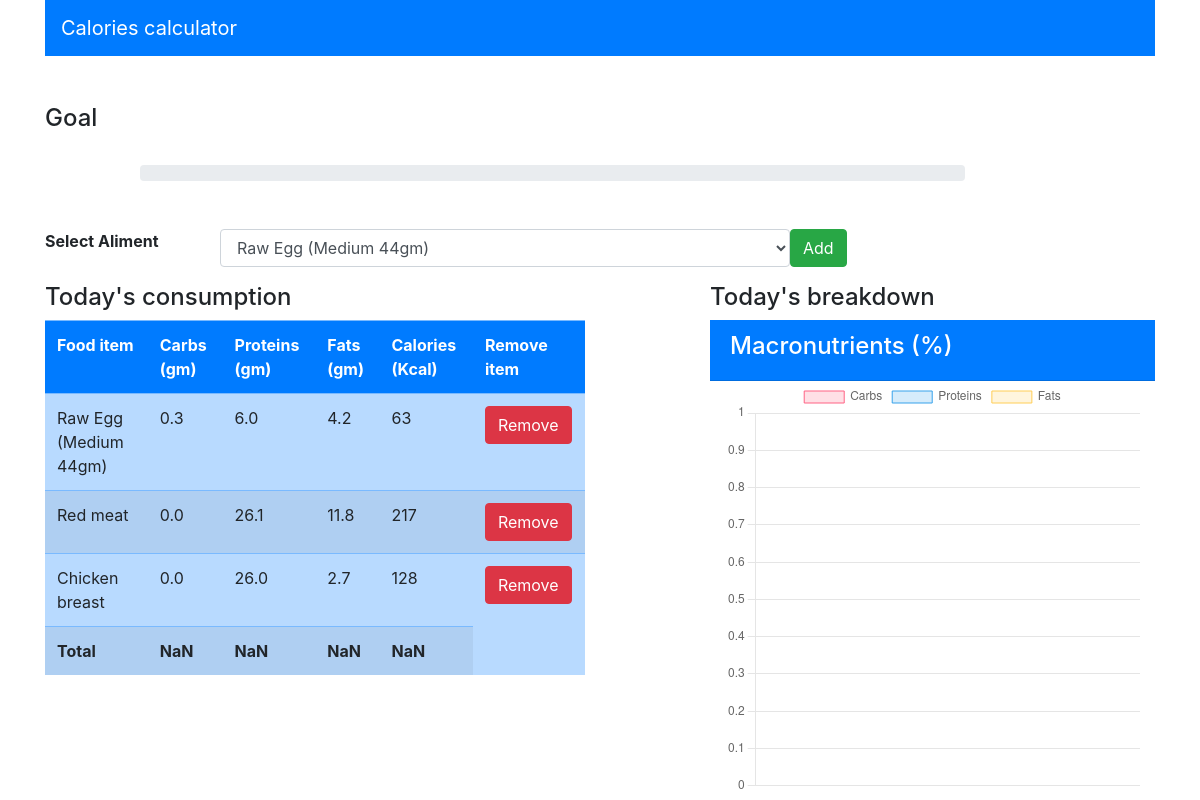
The app's page / (signed in) with its own data.
### calories_app/models.py (models this page shows, shortened)
class Consumption(models.Model):
    user = models.ForeignKey(User, on_delete=models.CASCADE)
    aliment = models.ForeignKey(Aliment, on_delete=models.CASCADE)

class Aliment(models.Model):
    name = models.CharField(max_length=100)
    carbs = models.FloatField()
    proteins = models.FloatField()
    fats = models.FloatField()
    calories = models.IntegerField()

### calories_app/views.py (the view)
# urls.py: path('', views.index, name='index'),
def index(request):
    if request.method == "POST":
        food_sel = request.POST['food_sel']
        aliment = Aliment.objects.get(name=food_sel)
        user = request.user
        consumption = Consumption(user=user, aliment = aliment)
        consumption.save()
    aliments_selected = Consumption.objects.filter(user=request.user)
    aliments = Aliment.objects.all()
    context = {'aliments': aliments, 'aliments_selected': aliments_selected}
    return render(request, 'calories_app/index.html', context)

### calories_app/templates/calories_app/index.html (shortened to what this page needs)
<!DOCTYPE html>
<html lang="en">
<head>
    <link rel="stylesheet" href="https://stackpath.bootstrapcdn.com/bootstrap/4.3.1/css/bootstrap.min.css">
</head>
<body>
    <div class="container">
        <div class="row">
            <div class="col-md-12">
                <nav class="navbar navbar-dark bg-primary">
                    <span class="navbar-brand">Calories calculator</span>
                </nav>
            </div>
        </div>
        <br><br>
        <h4>Goal</h4>
        <br>
        <div class="row">
            <div class="col-md-9 offset-1">
                <div class="progress">
                </div>
            </div>
        </div>
        <br><br>
        <div class="row">
            <div class="col-md-12">
                <form method="POST">
                    <div class="form-group row">
                        <label class="col-md-2">
                            <strong>
                            Select Aliment
                            </strong>
                        </label>
                        <select class="col-md-6 form-control" name="food_sel" id="food_sel">
                            {% for aliment in aliments %}
                            <option value="{{ aliment.name }}">{{ aliment.name }}</option>
                            {% endfor %}
                        </select>
                        <button class="btn btn-success" type="submit">Add</button>
                    </div>
                </form>
            </div>
        </div>
        <div class="row">
            <div class="col-md-6">
                <div>
                    <h4>Today's consumption</h4>
                </div>
                <table id="table" class="table table-striped table-primary">
                    <tr class="bg-primary text-white">
                        <th>Food item</th>
                        <th>Carbs (gm)</th>
                        <th>Proteins (gm)</th>
                        <th>Fats (gm)</th>
                        <th>Calories (Kcal)</th>
                        <th>Remove item</th>
                    </tr>
                    {% for al_sel in aliments_selected %}
                        <tr>
                            <td>{{ al_sel.aliment.name }}</td>
                            <td>{{ al_sel.aliment.carbs }}</td>
                            <td>{{ al_sel.aliment.proteins }}</td>
                            <td>{{ al_sel.aliment.fats }}</td>
                            <td>{{ al_sel.aliment.calories }}</td>
                            <td><a class="btn btn-danger" href="{% url 'delete_aliment' al_sel.id %}">Remove</a></td>
                        </tr>
                    {% endfor %}
                    <tr>
                        <td id="total"><strong>Total</strong></td>
                        <td id="totalCarbs"></td>
                        <td id="totalProteins"></td>
                        <td id="totalFats"></td>
                        <td id="totalCalories"></td>
                    </tr>
                </table>
            </div>
            <div class="col-md-5 offset-1">
                <div class="">
                    <h4>Today's breakdown</h4>
                </div>
                <div class="card-header text-white bg-primary">
                    <h4>Macronutrients (%)</h4>
                </div>
                <div class="col-md-12">
                    <canvas id="myChart" width="400" height="400"></canvas>
                </div>
            </div>
        </div>
    </div>
</body>
<script>
    var table = document.getElementById("table");
    var carbs=0, proteins=0, fats=0, calories=0;
    for(var i=1; i<table.rows.length-1; i++){
        carbs += parseFloat(table.rows[i].cells[1].innerHTML);
        proteins += parseFloat(table.rows[i].cells[2].innerHTML);
        fats += parseFloat(table.rows[i].cells[3].innerHTML);
        calories += parseInt(table.rows[i].cells[4].innerHTML);
    }
    document.getElementById("totalCarbs").innerHTML = '<strong>' + carbs.toFixed(2) + '</strong>';
    document.getElementById("totalProteins").innerHTML = '<strong>' + proteins.toFixed(2) + '</strong>';
    document.getElementById("totalFats").innerHTML = '<strong>' + fats.toFixed(2) + '</strong>';
    document.getElementById("totalCalories").innerHTML = '<strong>' + calories + '</strong>';
    var calPercent = (calories/2000) * 100
    document.getElementsByClassName("progress-bar")[0].setAttribute("style", "width:"+calPercent+"%")
    var total = carbs + proteins + fats
    var carbsPer = (carbs/total) * 100
    var proteinsPer = (proteins/total) * 100
    var fatsPer = (fats/total) * 100
    console.log(total)
    var ctx = document.getElementById('myChart').getContext('2d');
    var myChart = new Chart(ctx, {
        type: 'doughnut',
        data: {
            labels: ['Carbs', 'Proteins', 'Fats'],
            datasets: [{
                label: '% of macronutrients',
                data: [carbsPer, proteinsPer, fatsPer],
                backgroundColor: [
                    'rgba(255, 99, 132, 0.2)',
                    'rgba(54, 162, 235, 0.2)',
                    'rgba(255, 206, 86, 0.2)',
                ],
                borderColor: [
                    'rgba(255, 99, 132, 1)',
                    'rgba(54, 162, 235, 1)',
                    'rgba(255, 206, 86, 1)',
                ],
                borderWidth: 1
            }]
        },
        options: {
            scales: {
                y: {
                    beginAtZero: true
                }
            }
        }
    });
</script>
</html>

### records on screen
Consumption: aliment.name "Raw Egg (Medium 44gm)", aliment.carbs "0.3", aliment.proteins "6.0", aliment.fats "4.2", aliment.calories "63"
Consumption: aliment.name "Red meat", aliment.carbs "0.0", aliment.proteins "26.1", aliment.fats "11.8", aliment.calories "217"
Consumption: aliment.name "Chicken breast", aliment.carbs "0.0", aliment.proteins "26.0", aliment.fats "2.7", aliment.calories "128"

### other values on screen
form field food_sel "Raw Egg (Medium 44gm)"
